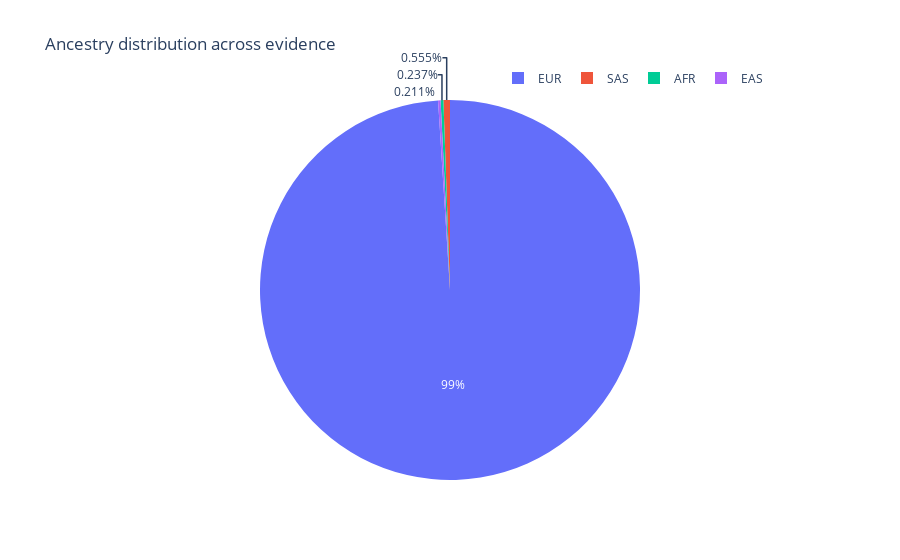

Notebook code for this chart:
### Code cell
fig5 = px.pie(
    evd.groupBy('ancestry').count().toPandas(),
    names='ancestry', values='count',
    title='Ancestry distribution across evidence',
    labels={'EUR': 'European'},
)

fig5.update_layout(
    legend=dict(
    orientation="h",
    yanchor="bottom",
    y=1.02,
    xanchor="right",
    x=1
))
py.plot(fig5, filename = 'ancestry_distribution', auto_open=True)
fig5.show()

### Figure 1 — Plotly figure (JSON) as saved in the notebook; plotly's stock layout.template omitted (floating-point values rounded to 4 significant figures)
{"data": [{"domain": {"x": [0, 1], "y": [0, 1]}, "hovertemplate": "ancestry=%{label}<br>count=%{value}<extra></extra>", "labels": ["EUR", "AFR", "EAS", "SAS"], "legendgroup": "", "name": "", "showlegend": true, "type": "pie", "values": [26779, 64, 57, 150]}], "layout": {"legend": {"orientation": "h", "tracegroupgap": 0, "x": 1, "xanchor": "right", "y": 1.02, "yanchor": "bottom"}, "title": {"text": "Ancestry distribution across evidence"}}}
